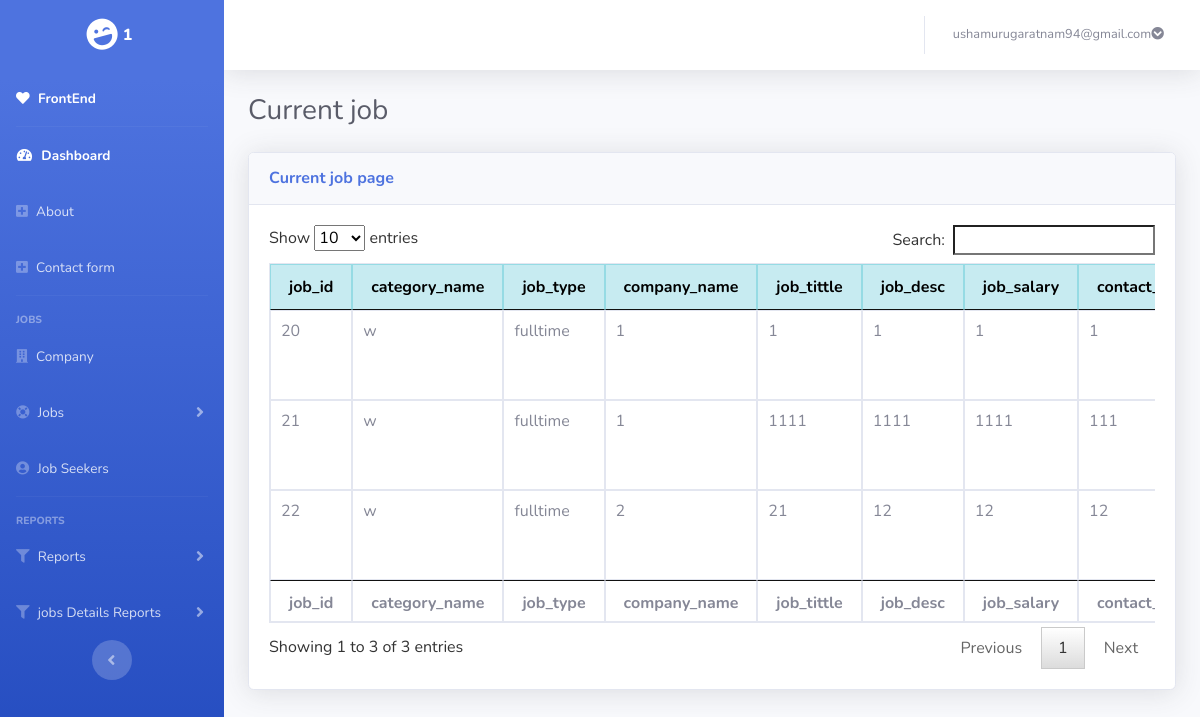
/admin/currentJob.php (signed in), run on the app's committed database.
### tables this page shows
CREATE TABLE `tbl_job` (
  `job_id` int(200) NOT NULL,
  `company_id` int(200) NOT NULL,
  `type_id` int(20) NOT NULL,
  `cat_id` int(20) NOT NULL,
  `job_tittle` varchar(100) NOT NULL,
  `job_desc` varchar(200) NOT NULL,
  `job_salary` int(200) NOT NULL,
  `contact_name` varchar(200) NOT NULL,
  `email` varchar(200) NOT NULL,
  `mobile` varchar(10) NOT NULL,
  `post_date` datetime NOT NULL,
  `end_date` datetime NOT NULL,
  `apStatus` tinyint(2) NOT NULL DEFAULT 1
);

CREATE TABLE `tbl_job_cat` (
  `cat_id` int(10) NOT NULL,
  `category_name` varchar(50) NOT NULL
);

CREATE TABLE `tbl_job_type` (
  `type_id` int(10) NOT NULL,
  `job_type` varchar(50) NOT NULL
);

CREATE TABLE `tbl_company` (
  `company_id` int(200) NOT NULL,
  `company_name` varchar(200) NOT NULL,
  `web` varchar(200) NOT NULL,
  `mobile` varchar(10) NOT NULL,
  `country` varchar(200) NOT NULL,
  `address` varchar(200) NOT NULL,
  `email` varchar(200) NOT NULL,
  `password` varchar(10) NOT NULL,
  `verify_token` varchar(200) NOT NULL,
  `verify_status` tinyint(4) NOT NULL DEFAULT 0,
  `create_time` datetime NOT NULL DEFAULT current_timestamp(),
  `update_time` datetime NOT NULL DEFAULT current_timestamp(),
  `filename` varchar(200) NOT NULL
);

### admin/session.php (called while the page is built, shortened)
<?php
include('../database/connect.php');
$user_check=$_SESSION['login_user'];
$ses_sql=mysqli_query($con,"select email,ad_id from tbl_admin where email='$user_check'");
$row=mysqli_fetch_array($ses_sql,MYSQLI_ASSOC);
$loggedin_id=$row['ad_id'];
?>

### admin/currentJob.php (the view, shortened to what this page needs)
<?php
 include('session.php');
include 'add/header.php';
include 'add/navbar.php';
?>
<div id="content-wrapper" class="d-flex flex-column">
<div id="content">
<?php
include('add/topbar.php');
?>
<div class="container-fluid">
        <div class="d-sm-flex align-items-center justify-content-between mb-4">
                <h1 class="h3 mb-0 text-gray-800"> Current job  </h1>
                </div>
        <div class="row">
            <div >
                <div class="card shadow mb-4">
                        <div class="card-header py-3 d-flex flex-row align-items-center justify-content-between">
                            <h6 class="m-0 font-weight-bold text-primary"> Current job page </h6>
                         </div>
                        <div class="card-body">
                                <div class="table-responsive">
                                    <?php
                                      include("..\database\connect.php");
                                      $displaySql="SELECT tbl_job.*,tbl_job_cat.category_name,tbl_job_type.job_type,tbl_company.company_name
                                      FROM tbl_job_cat
                                      INNER JOIN tbl_job
                                      ON tbl_job_cat.cat_id = tbl_job.cat_id
                                      inner JOIN tbl_job_type on tbl_job.type_id=tbl_job_type.type_id
                                      inner join tbl_company on tbl_job.company_id=tbl_company.company_id
                                      where tbl_job.apStatus=1";
                                        $query_run=mysqli_query($con,$displaySql);
                                    ?>
                            <table class="table  table-bordered   table-hover" id="table"  cellspacing="0">
                                        <thead class="table-info">
                                        <tr>
                                                <th>job_id</th>
                                                <th>category_name</th>
                                                <th>job_type</th>
                                                <th>company_name</th>
                                                <th>job_tittle</th>
                                                <th>job_desc</th>
                                                <th>job_salary</th>
                                                <th>contact_name</th>
                                            </tr>
                                        </thead>
                                        <tfoot>
                                            <tr>
                                                <th>job_id</th>
                                                <th>category_name</th>
                                                <th>job_type</th>
                                                <th>company_name</th>
                                                <th>job_tittle</th>
                                                <th>job_desc</th>
                                                <th>job_salary</th>
                                                <th>contact_name</th>
                                            </tr>
                                        </tfoot>
                                        <tbody>
                                            <?php
                                            if(mysqli_num_rows($query_run)>0)
                                            {
                                                while($row=mysqli_fetch_assoc($query_run))
                                            {
                                            ?>
                                            <tr>
                                                <td><?php echo $row['job_id'];?></td>
                                                <td><?php echo $row['category_name'];?></td>
                                                <td><?php echo $row['job_type'];?></td>
                                                <td><?php echo $row['company_name'];?></td>
                                                <td><?php echo $row['job_tittle'];?></td>
                                                <td><?php echo $row['job_desc'];?></td>
                                                <td><?php echo $row['job_salary'];?></td>
                                                <td><?php echo $row['contact_name'];?></td>
                                               </tr>
                                            <?php
                                            }
                                            }else{
                                            }
                                            ?>
                                        </tbody>
                                    </table>
                                </div>
                        </div>
                </div>
            </div>
        </div>
    </div>

### admin/add/navbar.php (shortened to what this page needs)
<ul class="navbar-nav bg-gradient-primary sidebar sidebar-dark accordion" id="accordionSidebar">
<a class="sidebar-brand d-flex align-items-center justify-content-center" href="#">
    <div class="sidebar-brand-icon rotate-n-15">
        <i class="fas fa-laugh-wink"></i>
    </div>
    <div class="sidebar-brand-text mx-1 text-white">
        <?php
            $sql="SELECT * FROM tbl_admin where ad_id =$loggedin_id";
            $result=mysqli_query($con,$sql);
            while($rows=mysqli_fetch_array($result)){
                echo $rows['username'];
            }
        ?>
    </div>
</a>
<li class="nav-item active">
                <a class="nav-link" href="../index.php">
                <i class="fa fa-heart" aria-hidden="true"></i>
                    <span>FrontEnd</span></a>
            </li>
            <hr class="sidebar-divider my-0">
            <li class="nav-item active">
                <a class="nav-link" href="../admin/dashboard.php">
                    <i class="fas fa-fw fa-tachometer-alt"></i>
                    <span>Dashboard</span></a>
            </li>
            <li class="nav-item">
            <a class="nav-link collapsed" href="aboutContent.php" >
                    <i class="fa fa-plus-square"></i>
                    <span>About</span>
                </a>
            </li><li class="nav-item">
            <a class="nav-link collapsed" href="contact.php" >
                    <i class="fa fa-plus-square"></i>
                    <span>Contact form</span>
                </a>
            </li>
       <hr class="sidebar-divider d-none d-md-block">
            <div class="sidebar-heading">
                Jobs
            </div>
            <li class="nav-item">
                <a class="nav-link collapsed" href="companyDetails.php" >
                <i class="fa fa-building"></i>
                    <span>Company</span>
                </a>
            </li>
            <li class="nav-item">
                <a class="nav-link collapsed" href="#" data-toggle="collapse" data-target="#collapseJobs"
                    aria-expanded="true" aria-controls="collapseJobs">
                    <i class="fa fa-life-ring" ></i>
                    <span>Jobs</span>
                </a>
            </li>
            <li class="nav-item">
            <a class="nav-link collapsed" href="seekerDetails.php" >
                    <i class="fa fa-user-circle"></i>
                    <span>Job Seekers</span>
                </a>
            </li>
            <hr class="sidebar-divider d-none d-md-block">
            <div class="sidebar-heading">
              Reports
            </div>
            <li class="nav-item">
                <a class="nav-link collapsed" href="#" data-toggle="collapse" data-target="#collapseReport"
                    aria-expanded="true" aria-controls="collapseReport">
                    <i class="fa fa-filter" ></i>
                    <span>Reports</span>
                </a>
            </li>
            <li class="nav-item">
                <a class="nav-link collapsed" href="#" data-toggle="collapse" data-target="#collapseJReport"
                    aria-expanded="true" aria-controls="collapseJReport">
                    <i class="fa fa-filter" ></i>
                    <span>jobs Details Reports</span>
                </a>
            </li>
            <div class="text-center d-none d-md-inline">
                <button class="rounded-circle border-0" id="sidebarToggle"></button>
            </div>
        </ul>

### data on the page
tbl_job: job_id "20", cat.category_name "w", type.job_type "fulltime", company.company_name "1", job_tittle "1", job_desc "1", job_salary "1", contact_name "1"
tbl_job: job_id "21", cat.category_name "w", type.job_type "fulltime", company.company_name "1", job_tittle "1111", job_desc "1111", job_salary "1111", contact_name "111"
tbl_job: job_id "22", cat.category_name "w", type.job_type "fulltime", company.company_name "2", job_tittle "21", job_desc "12", job_salary "12", contact_name "12"

### other printed values
$rows['username'] "1"
$_SESSION['login_user'] "ushamurugaratnam94@gmail.com"
